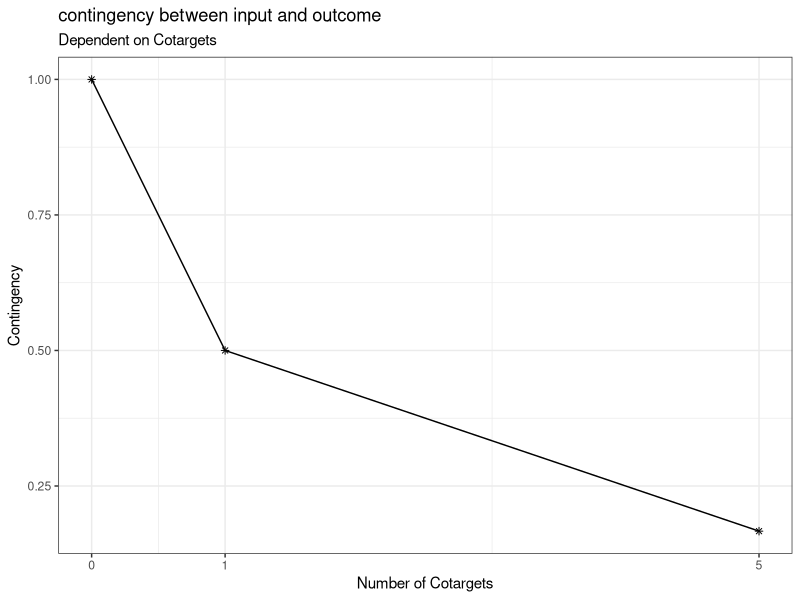
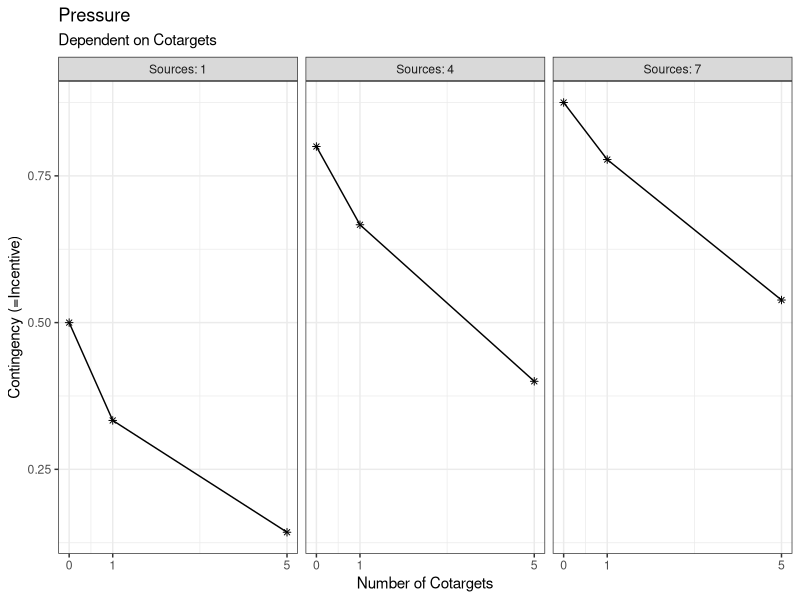
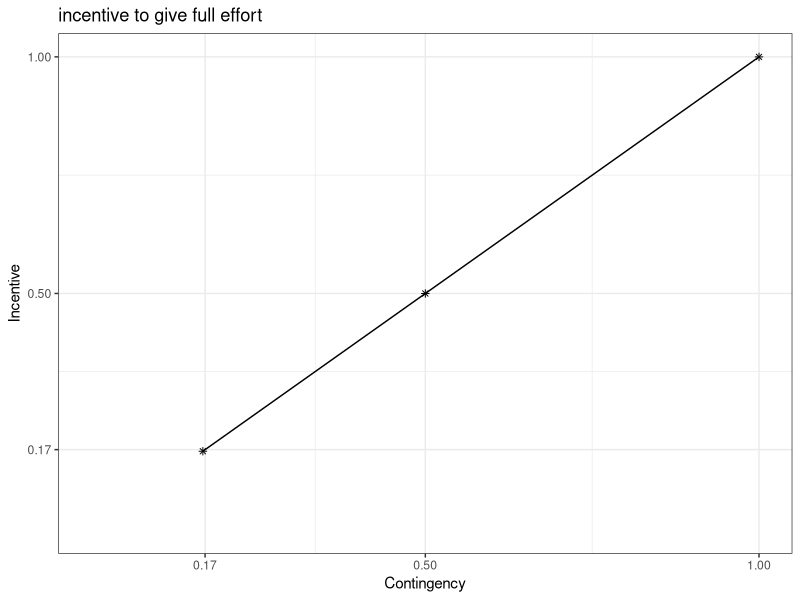
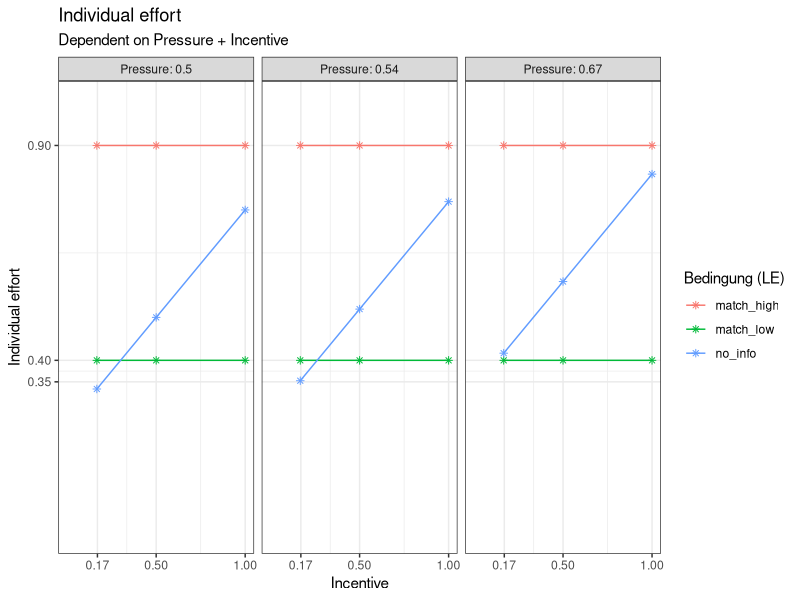
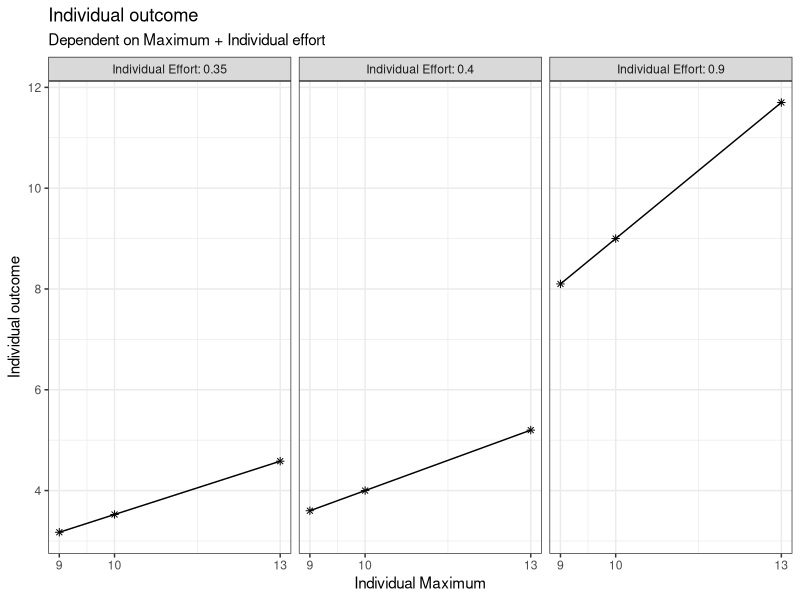

These figures' R source, in order: (Note: this script raises an error after producing the figures.)
###Creating of the base functions to compute the outcome of the simulation later on

# load the necessary libraries
library(ggplot2)
library(dplyr)
library(multcomp)

#' p1 Compute the contingency between input and outcome
#' 
#' @param CT number of people who are also viewed as targets of social pressure. Ranges from 0 to infinite (discrete)
#' 
#' @return (CON) contingency between input and outcome. Ranges from 0 to 1 (continuous)

get_CON <- function(CT, LE) {
  n <- CT + 1
  CON <- 1/n
  return(CON)
}

# (example) check vectorized form:
CT <- c(0, 1, 5)
CON <- get_CON(CT)
CON

# (example) create data for CT 
plot_data_CON <- expand.grid(
  CT = c(0, 1, 5)
)

# (example) compute CON from the CT data
plot_data_CON$CON <- get_CON(
  CT = plot_data_CON$CT
)

# (example) plot a visual graph for the p1-function
ggplot(plot_data_CON, aes(x = CT, y = CON)) +
  geom_point(shape = 8) +
  labs(title = "contingency between input and outcome", subtitle = "Dependent on Cotargets", y = "Contingency", x = "Number of Cotargets") +
  scale_x_continuous(limits = c(0, 5), breaks = c(0, 1, 5)) +
  theme_bw() +
  geom_line()



#' p2 compute the social pressure on each given target member of the group
#' 
#' @param CT number of people who are also viewed as targets of social impact. Ranges from 0 to infinite (discrete)
#' @param S number of people viewed as source of social pressure. Ranges from 0 to infinite (discrete)
#' 
#' @return (P) social pressure. Ranges from 0 to 1 (continuous)

get_P <- function (CT, S) {
  P <- S/(S+CT+1)
  return(P)
}

# (example) check vectorized form:
CT <- c(0, 1, 5)
S <- c(1, 4, 7)
P <- get_P(CT, S)
P

# (example) create data for CT and S 
plot_data_P <- expand.grid(
  CT = c(0, 1, 5),
  S = c(1, 4, 7)
)

# (example) compute pressure from CT and S
plot_data_P$P <- get_P(
  CT = plot_data_P$CT,
  S = plot_data_P$S
)

# (example) create an extra column for the plotting
plot_data_P$S_label <- paste("Sources:", plot_data_P$S)

# (example) plot a visual graph for the p2-function
ggplot(plot_data_P, aes(x = CT, y = P)) +
  geom_point(shape = 8) +
  facet_wrap(~plot_data_P$S_label) +
  labs(title = "Pressure", subtitle = "Dependent on Cotargets", y = "Contingency (=Incentive)", x = "Number of Cotargets") +
  scale_x_continuous(limits = c(0, 5), breaks = c(0, 1, 5)) +
  theme_bw() +
  geom_line()



#' t1 compute the incentive to give full effort
#' 
#' @param CON number of people who are also viewed as targets of social impact. Ranges from 0 to infinite (discrete)
#' 
#' @return (INC) incentive to give full effort. Ranges from 0 to 1 (continuous)

#define the social loafing replication condition

get_INC <- function(CON) {
  INC = CON
  return(INC)
}


# (example) check vectorized form:
INC <- get_INC(CON)
INC

# (example) create data for CT 
plot_data_INC <- expand.grid(
  CON = CON
)

# (example) compute the incentive from CT and LE 
plot_data_INC$INC <- get_INC(
  CON = plot_data_INC$CON
)
# (example) plot a visual graph for the t1-function
ggplot(plot_data_INC, aes(x = CON, y = INC)) +
  geom_point(shape = 8) +
  labs(title = "incentive to give full effort", y = "Incentive", x = "Contingency") +
  scale_x_continuous(limits = c(0, 1), breaks = c(round(CON, digits = 2))) +
  scale_y_continuous(limits = c(0, 1), breaks = c(round(INC, digits = 2))) +
  theme_bw() +
  geom_line()


#' t3 transform the EMC condition into loafing expectation
#' 
#' @param EMC Effort condition. ordinal variable with the values "1, 2 or 3"
#' 
#' @return (LE) loafing expectation. ordinal variable with possible values as followed: 
#' "match_low", "no_info", "match_high"

get_LE <- function(EMC) {
  LE <- case_match(EMC,
                    1 ~ "match_low",
                    2 ~ "no_info",
                    3 ~ "match_high"
  )
  return(LE)
}

EMC <- c(1, 2, 3)

LE <- get_LE(EMC)
LE

#' p3 compute the individual effort 
#' 
#' @param INC incentive to give full effort. Ranges from 0 to 1 (continuous)
#' @param P social pressure. Ranges from 0 to 1 (continuous)
#' 
#' @return (IE) individual effort. Ranges from 0 to 1 (continuous)

get_IE <- function(INC, P, LE) {
  # 1. Die Social Loafing Baseline (Latané)
  # Dieser Wert sinkt, wenn CT steigt
  loafing_effort <- 0.5 * INC + 0.5 * P
  
  # 2. Die Effort Matching Logik
  # Hier definieren wir feste Werte, die die Erwartung an die Einzelbedingung 
  # der anderen widerspiegeln (unabhängig von der aktuellen Gruppengröße).
  
  final_IE <- case_when(
    # Bedingung: Partner leistet in seiner Einzelbedingung viel
    LE == "match_high" ~ 0.9, 
    
    # Bedingung: Partner leistet in seiner Einzelbedingung wenig
    LE == "match_low"  ~ 0.4, 
    
    # In der no_info Bedingung greift das klassische Modell (Loafing)
    LE == "no_info"    ~ loafing_effort,
    
    TRUE                ~ loafing_effort
  )
  
  return(final_IE)
}

# (example) check vectorized form:
LE <- c("match_high", "match_low", "no_info")
IE <- get_IE(INC, P, LE)
IE


# (example) create data for INC and P
plot_data_IE <- expand.grid(
  INC = INC,
  P = P,
  LE = c("match_high", "match_low", "no_info")
)

# (example) compute the individual effort from INC and P
plot_data_IE$IE <- get_IE(
  INC = plot_data_IE$INC,
  P = plot_data_IE$P, 
  LE = plot_data_IE$LE
)

# (example) create an extra column for the plotting
plot_data_IE$P_label <- paste("Pressure:", round(plot_data_IE$P, digits = 2))

# (example) plot a visual graph for the p1-function
ggplot(plot_data_IE, aes(x = INC, y = IE, color = LE, group = LE)) +
  geom_point(shape = 8) +
  facet_wrap(~P_label) +
  labs(title = "Individual effort", 
       subtitle = "Dependent on Pressure + Incentive", 
       y = "Individual effort", 
       x = "Incentive", 
       color = "Bedingung (LE)") +
  scale_x_continuous(limits = c(0, 1), breaks = c(round(INC, digits = 2))) +
  scale_y_continuous(limits = c(0, 1), breaks = c(round(IE, digits = 2))) +
  theme_bw() +
  geom_line()



#' Superfunction - compute the individual effort with some noise (through all the previous functions)
#' 
#' @param CT number of people who are also viewed as targets of social pressure. Ranges from 0 to infinite (discrete)
#' @param S number of people viewed as source of social pressure. Ranges from 0 to infinite (discrete)
#' 
#' @return (IE) individual effort. Ranges from 0 to 1 (continuous)

get_super_IE <- function(CT, S, LE) {
  CON <- get_CON(CT) 
  P <- get_P(CT, S)
  INC <- get_INC(CON)
  IE <- get_IE(INC, P, LE)
  IE <- IE + rnorm(1, mean = 0, sd = 0.3)
  IE[IE > 1] <- 1
  IE[IE < 0] <- 0
  return(IE)
}


#' t2-function (manifest) - compute the individual outcome
#' 
#' @param MC maximum capacity to scream. Ranges from 0 to 15 (continuous)
#' @param IE individual effort Ranges from 0 to 1 (continuous)
#' 
#' @return (IO) individual outcome. Ranges from 0 to inf. (continuous)

get_IO <- function(MC, IE) {
  IO <- MC * IE   
  return (IO)
}

# (example) check vectorized form:
MC <- c(9, 10, 13)
IO <- get_IO(MC, IE)
IO

# (example) create data for MC and IE
plot_data_IO <- expand.grid(
  MC = c(9, 10, 13),
  IE = IE
)

# (example) compute the individual effort from MC and IE
plot_data_IO$IO <- get_IO(
  MC = plot_data_IO$MC,
  IE = plot_data_IO$IE
)

# (example) create an extra column for the plotting
plot_data_IO$IE_label <- paste("Individual Effort:", round(plot_data_IO$IE, digits = 2))

# (example) plot a visual graph for the p1-function
ggplot(plot_data_IO, aes(x = MC, y = IO)) +
  geom_point(shape = 8) +
  facet_wrap(~plot_data_IO$IE_label) +
  labs(title = "Individual outcome", subtitle = "Dependent on Maximum + Individual effort", y = "Individual outcome", x = "Individual Maximum") +
  scale_x_continuous(limits = c(min(MC), max(MC)), breaks = c(round(MC, digits = 2))) +
  scale_y_continuous(limits = c(min(plot_data_IO$IO), max(plot_data_IO$IO)), breaks = pretty(plot_data_IO$IO)) +
  theme_bw() +
  geom_line()


#' Superfunction - compute the individual outcome  (through all the previous functions)
#' 
#' @param CT number of people who are also viewed as targets of social pressure. Ranges from 0 to infinite (discrete)
#' @param S number of people viewed as source of social pressure. Ranges from 0 to infinite (discrete)
#' @param MC maximum capacity to scream. Ranges from 0 to 15 (continuous)
#' 
#' @return (IO) individual outcome. Ranges from 0 to inf (continuous)

get_super_IO <- function(CT, S, MC, LE){
  IO <- get_super_IE(CT, S, LE) * MC 
  return (IO)
}

### Final Simulation

## Replicate the original Study of Latané et al. 

# Simulate virtual experiments from the model.
# ---------------------------------------------------------------------------
# We assume that the model is the true data generating model.
# As it is a deterministic (IS IT???) model, any virtual participant
# will have on average the same individual effort based on 
# the number of Cotargets (CT) and Sources of Social Pressure (S)
# (note: more input Data is generated for we have LE as an predictor aswell, but this is only needed later on when we replicate Harkin's research)


# Variability comes into the experiment by:
# (a) Different trait values for the maximum noise each person can produce
# (b) Randomness from the noise we compute in the superfuncion - due to e.g. 
#     faitgue, personality, mental state etc.  during the experiment

# You can run the script repeatedly to simulate new replication studies,
# and observe the variability in outcomes due to sampling variability.

set.seed(324)

# set sample size of participants (we assume a within-person design)
# derived  from experiment 2 - the pseudo-groups (Latané et al.)
n <- 36

# experimental design: Latané et al. (1979)
# create data for CT and S

df <- expand.grid(
  id = 1:n, 
  CT = c(0, 1, 5),
  S = c(2),
  EMC = c(1, 2, 3) # HE, SLR, LE
)

# determine the variables for a simulation of the exogenous variables
phi <- 5
alpha <- 0.922*phi
beta <- (1-0.922)*phi

scale_factor <- 12.29 / 0.922

# interindividual variability in exogenous variable ("maximum capacity")
max_per_person <- data.frame(
  id = 1:n,
  maximum = scale_factor * rbeta(n, alpha, beta)
)

mean(max_per_person$maximum)

# merge into df
df <- merge(df, max_per_person, by = "id")

# compute the psychological outcome variable (IE)
df$IE <- get_super_IE(
  CT = df$CT,
  S = df$S, 
  LE = df$LE
)

# compute the manifest outcome variable (IO)
df$IO <- get_super_IO(
  CT = df$CT,
  S = df$S,
  MC = df$maximum, 
  LE = df$LE
)

# look at the simulated data 
# View(df)

#compute the means of IO for each experimental group
data_final <- df %>%
  group_by(CT, LE) %>%
  summarise(means = mean(IO), .groups = "drop")


plot_final <- ggplot(data_final, aes(x = CT, y = means, color = factor(LE))) +
  geom_point(shape = 8) +
  labs(
    title = "Mean Individual Outcome (dyn/cm^2)", 
    subtitle = "Dependent on experimental group (S = 1)", 
    y = "Sound Pressure in dyn percm^2", 
    x = "conditions (Number of Cotargets)",
    color = "LE"
  ) +
  scale_x_continuous(limits = c(0, 5), breaks = c(0, 1, 5)) +
  theme_bw() +
  geom_line()
plot_final

## Variance analysis for the replication of Latanße (1979)
# we have to set the LE condition to 0.7, cause Effort Matching wasn't integrated in this paper
df_Latane <- subset(df, LE == 0.7)

df_Latane$CT_factor <- factor(df_Latane$CT,
                       levels = c(0,1,5),
                       labels = c("CT0","CT1","CT5"))

fit_aov <- aov(IO ~ CT_factor, data = df_Latane)

hyp1 <- "CT1 - CT5 <= 0"
hyp2 <- "CT0 - CT1 <= 0"
hyps <- c(hyp1, hyp2)

kontraste <- mcp(CT_factor = hyps)

fit <- glht(fit_aov, linfct = kontraste)

confint(fit, level = 0.95, calpha = univariate_calpha())
summary(fit, test = univariate())


##statistical Analysis for the replication of the Harkin Findings - comparison between groups of 1 and 2 persons, computated for every condition of LE alone

# We use the same model as for the analysis of Latané et al, but now we're taking a closer look on the LE conditions and their effets
# now we use all three conditions: the Number of Cotargets (CT), the Effort Matching condition 
# (which transforms into LE) and the sources of social impact (this is still fixed to 1, cause it wasn't varied in this research either)

# we replicate the table 1 of the Analysis and test, if the 3 pairs of conditions (Alone vs. Pair, for each of the three LE conditions)
# create significant p-values


# prepare the data for the Harkings ANOVA

df_harkins <- subset(df, CT %in% c(0, 1))

#define the CT-factor
df_harkins$CT_factor <- factor(df_harkins$CT,
                               levels = c(0, 1),
                               labels = c("Alone", "Pair"))

#define the LE-factor
df_harkins$LE_factor <- factor(df_harkins$LE,
                               levels = c(0.5, 0.7, 0.9),
                               labels = c("Low", "SLR", "High"))

fit_harkins <- aov(IO ~ CT_factor * LE_factor, data = df_harkins)
summary(fit_harkins)
